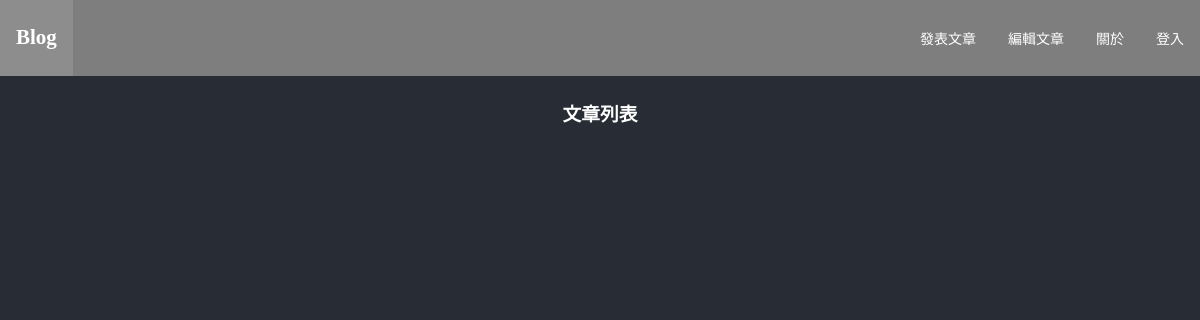
Page /post/edit on the earlier database version.
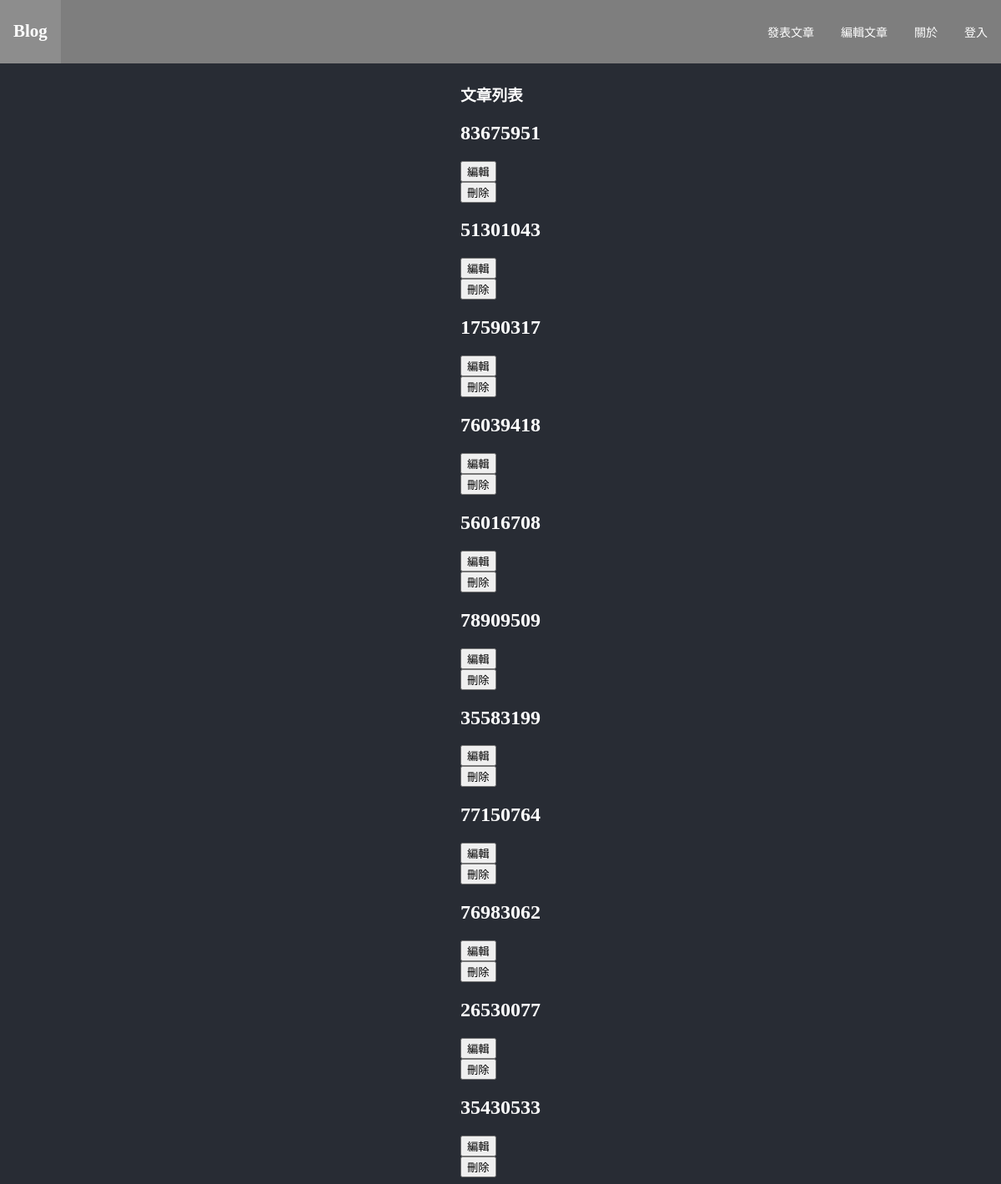
Same page on the later database version.
### personalBlog/models/post.py (models this page shows)
class Post(db.Model):
    __tablename__ = 'POST'
    post_id: Mapped[int] = mapped_column(primary_key=True, nullable=True, autoincrement=True)
    title: Mapped[str] = mapped_column(String(30), nullable=True)
    tag: Mapped[str] = mapped_column(String(30), nullable=True)
    content: Mapped[str] = mapped_column(String(30), nullable=True)
    intro: Mapped[str] = mapped_column(String(30), nullable=True)
    time: Mapped[str] = mapped_column(String(30), nullable=True)

### personalBlog/route.py (the view)
@post.route('/edit', methods=['POST', 'GET'])
def edit():
    return editDef()

### personalBlog/controllers/postController.py (called while the page is built)
def editDef():
    if request.method == 'POST':
        posts=Post.query.all()
        return render_template('post/EditPage.html',posts=posts)
    posts=Post.query.all()
    return render_template('post/EditPage.html',posts=posts)

### personalBlog/templates/post/EditPage.html (shortened to what this page needs)
{% extends "base.html" %}
{% block head %}
<link rel="stylesheet" type="text/css" href="{{url_for('static', filename='css/post.css')}}">
{% endblock head %}
{% block body %}
    <div>
        <section id='space'>
            <br></br>
            <br></br>
        </section>
        <section id="content">
            <div class="container">
                <div class="row aln-center">
                    <section id="recommandedArticleList" >
                        <th><h1>文章列表</h1></th>
                        {% for post in posts %}
                        <div class="col-4 col-6-medium col-12-small">
                            <section>
                                <header>
                                    <h2>{{ post.title }}</h2>
                                    <tr>
                                    <form action="{{url_for('post.editarticle',id=post.post_id)}}" method="get">
                                        <button type="submit" id="{{ post.post_id }}" class="submitbutton">編輯</button>
                                    </form></tr>
                                    <tr><form action="{{url_for('post.deletearticle',id=post.post_id)}}" method="get">
                                        <button class="submitbutton" type="submit" >刪除</button>
                                    </form></tr>
                                </header>
                            </section>
                        </div>
                        {% endfor %}
                    </section>
                </div>
            </div>
        </section>
    </div>
{% endblock body %}

Differences in the rows shown:
added Post: title "83675951"
added Post: title "51301043"
added Post: title "17590317"
added Post: title "76039418"
added Post: title "56016708"
added Post: title "78909509"
added Post: title "35583199"
added Post: title "77150764"
added Post: title "76983062"
added Post: title "26530077"
added Post: title "35430533"
